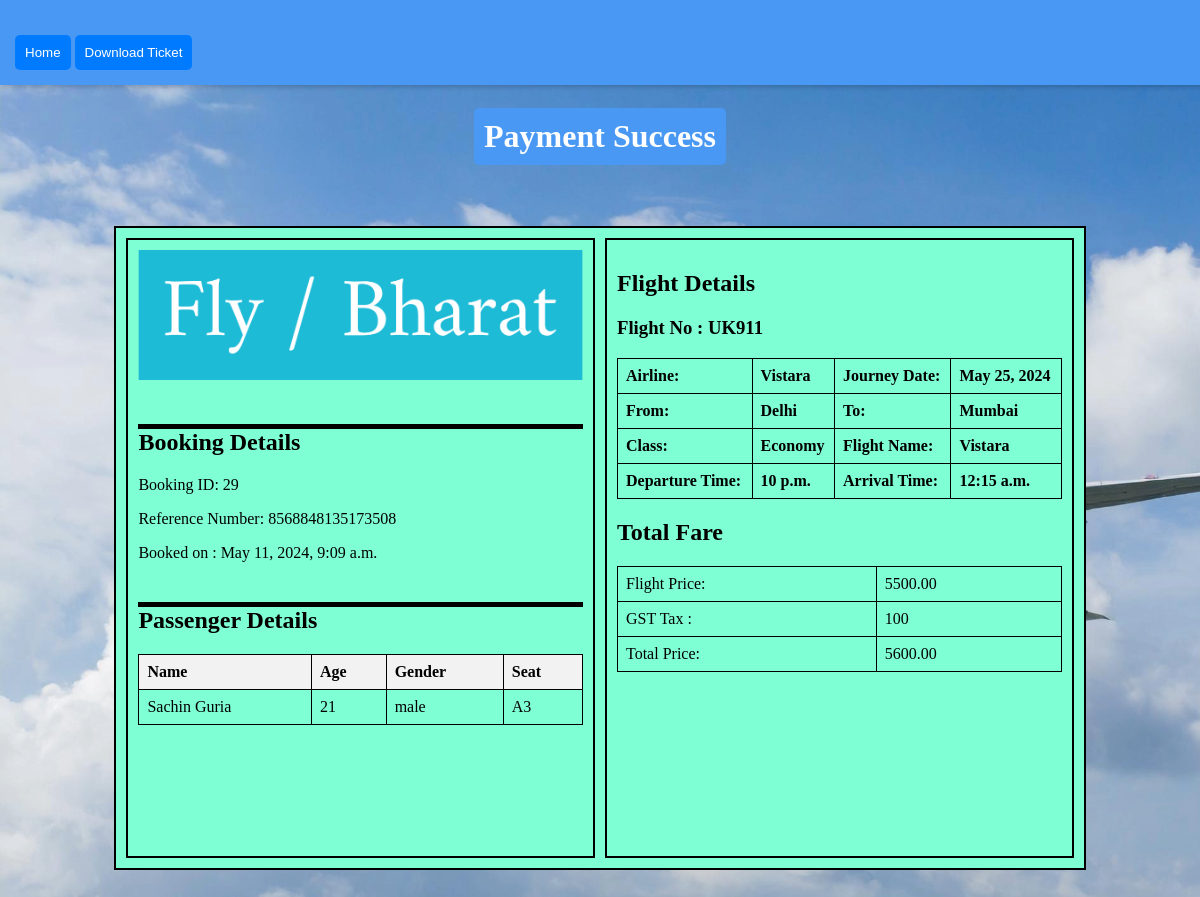
Screenshot of /payment_success/29 (signed in) with the database file from the repository.
### apps/models.py (models this page shows, shortened)
class Booking(models.Model):
    user=models.ForeignKey(User, on_delete=models.CASCADE,null=True)
    flight = models.ForeignKey(Flight, on_delete=models.CASCADE, null=True,default=1)
    departure_date = models.DateField(null=True)
    class_type = models.CharField(max_length=50,null=True)
    flight_fare = models.DecimalField(max_digits=10, decimal_places=2)

class Payment(models.Model):
    STATUS_CHOICES = [
        ('fail', 'Fail'),
        ('pass', 'Pass'),
    ]
    booking = models.ForeignKey('Booking', on_delete=models.CASCADE)
    reference = models.CharField(max_length=100)
    amount = models.DecimalField(max_digits=10, decimal_places=2)
    payment_date = models.DateTimeField()
    paid = models.CharField(max_length=10, choices=STATUS_CHOICES, default='fail')

class Passenger(models.Model):
    booking = models.ForeignKey(
        'Booking',
        related_name='passengers',
        on_delete=models.CASCADE
    )
    flight_id = models.IntegerField(null=True)
    name = models.CharField(
        _('Name'),
        max_length=100,
        null=True,
        blank=True
    )
    age = models.IntegerField(
        _('Age'),
        null=True,
        blank=True
    )
    gender = models.CharField(max_length=10, choices=[('male', 'Male'), ('female', 'Female'), ('other', 'Other')],null=True)
    contact_number = models.CharField(
        _('Contact Number'),
        max_length=20,
        default='2122112'
    )
    email = models.EmailField(
        _('Email'),
        default='noreply@example.com'
    )
    seat = models.CharField(max_length=3,null=True)

class Flight(models.Model):
    airline = models.CharField(max_length=100)
    flight_number = models.CharField(max_length=20)
    departure_date = models.DateField()
    departure_time = models.TimeField()
    arrival_time = models.TimeField()
    from_location = models.CharField(max_length=100)
    to_location = models.CharField(max_length=100)
    price = models.DecimalField(max_digits=10, decimal_places=2)
    class_type = models.CharField(max_length=20)
    total_seat = models.IntegerField(default=0)
    is_available = models.BooleanField(default=True)

### apps/views.py (the view)
# urls.py: path('payment_success/<int:booking_id>', views.payment_success, name='payment_success'),
@login_required
def payment_success(request, booking_id):
    booking = get_object_or_404(Booking, pk=booking_id)
    payment = get_object_or_404(Payment, booking_id=booking_id)
    passengers = Passenger.objects.filter(booking=booking)
    flight = get_object_or_404(Flight, id=booking.flight_id)
    context = {
        'booking': booking,
        'reference_number': payment.reference,
        'passengers': passengers,
        'fare':payment,
        'flight':flight,
    }
    return render(request, 'payment_success.html', context)

### apps/templates/payment_success.html (shortened to what this page needs)
{% load static %}
<!DOCTYPE html>
<html lang="en">
  <head>
  </head>
  <body onload="generateBarcode()">
    <div class="top-bar">
      <button class="home-button" onclick="location.href='{% url 'home' %}'">
        Home
      </button>
      <button class="download-button" onclick="downloadPDF()">
        Download Ticket
      </button>
    </div>
    <h1>Payment Success</h1>
    <div class="main-container" id="main-container">
      <div class="container">
        <img
          class="rectangle-image"
          src="{% static 'img/logo.png' %}"
          alt="Plane Image"
        />
        <hr />
        <h2>Booking Details</h2>
        <p>Booking ID: {{ booking.pk }}</p>
        <p>Reference Number: {{ reference_number }}</p>
        <p>Booked on : {{ fare.payment_date }}</p>
        <hr />
        <h2>Passenger Details</h2>
        <table>
          <tr>
            <th>Name</th>
            <th>Age</th>
            <th>Gender</th>
            <th>Seat</th>
          </tr>
          {% for passenger in passengers %}
          <tr>
            <td>{{ passenger.name }}</td>
            <td>{{ passenger.age }}</td>
            <td>{{ passenger.gender }}</td>
            <td>{{ passenger.seat }}</td>
          </tr>
          {% endfor %}
        </table>
      </div>
      <div class="second-container">
        <h2>Flight Details</h2>
        <h3>Flight No : {{flight.flight_number}}</h3>
        <table>
          <tr>
            <td><strong> Airline: </strong></td>
            <td><strong>{{flight.airline}}</strong></td>
            <td><strong>Journey Date:</strong></td>
            <td><strong>{{booking.departure_date}}</strong></td>
          </tr>
          <tr>
            <td><strong>From:</strong></td>
            <td><strong>{{flight.from_location}}</strong></td>
            <td><strong>To:</strong></td>
            <td><strong>{{flight.to_location}}</strong></td>
          </tr>
          <tr>
            <td><strong>Class:</strong></td>
            <td><strong>{{booking.class_type}}</strong></td>
            <td><strong>Flight Name:</strong></td>
            <td><strong>{{flight.airline}}</strong></td>
          </tr>
          <tr>
            <td><strong>Departure Time:</strong></td>
            <td><strong>{{flight.departure_time}}</strong></td>
            <td><strong>Arrival Time:</strong></td>
            <td><strong>{{flight.arrival_time}}</strong></td>
          </tr>
        </table>
        <h2>Total Fare</h2>
        <table>
          <tr>
            <td>Flight Price:</td>
            <td>{{flight.price}}</td>
          </tr>
          <tr>
            <td>GST Tax :</td>
            <td>100</td>
          </tr>
          <tr>
            <td>Total Price:</td>
            <td>{{fare.amount}}</td>
          </tr>
        </table>
        <div class="barcode">
          <svg id="barcode"></svg>
        </div>
      </div>
    </div>
  </body>
</html>

### rows the page displays
Booking: pk "29", departure_date "May 25, 2024", class_type "Economy"
Payment: reference "8568848135173508", payment_date "May 11, 2024, 9:09 a.m.", amount "5600.00"
Passenger: name "Sachin Guria", age "21", gender "male", seat "A3"
Flight: flight_number "UK911", airline "Vistara", from_location "Delhi", to_location "Mumbai", departure_time "10 p.m.", arrival_time "12:15 a.m.", price "5500.00"
